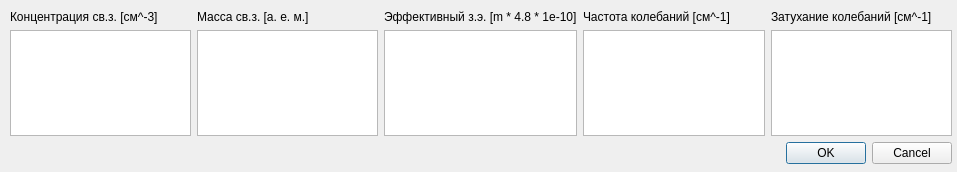
<?xml version="1.0" encoding="UTF-8"?>
<ui version="4.0">
 <class>Dialog</class>
 <widget class="QDialog" name="Dialog">
  <property name="geometry">
   <rect>
    <x>0</x>
    <y>0</y>
    <width>957</width>
    <height>172</height>
   </rect>
  </property>
  <property name="windowTitle">
   <string>Dialog</string>
  </property>
  <widget class="QWidget" name="verticalLayoutWidget">
   <property name="geometry">
    <rect>
     <x>10</x>
     <y>10</y>
     <width>942</width>
     <height>154</height>
    </rect>
   </property>
   <layout class="QVBoxLayout" name="verticalLayout">
    <item>
     <layout class="QGridLayout" name="gridLayout">
      <item row="0" column="4">
       <widget class="QLabel" name="label_5">
        <property name="font">
         <font>
          <family>Helvetica</family>
         </font>
        </property>
        <property name="text">
         <string>Затухание колебаний [см^-1]</string>
        </property>
       </widget>
      </item>
      <item row="0" column="0">
       <widget class="QLabel" name="label">
        <property name="font">
         <font>
          <family>Helvetica</family>
         </font>
        </property>
        <property name="text">
         <string>Концентрация cв.з. [см^-3]</string>
        </property>
       </widget>
      </item>
      <item row="0" column="2">
       <widget class="QLabel" name="label_3">
        <property name="font">
         <font>
          <family>Helvetica</family>
         </font>
        </property>
        <property name="text">
         <string>Эффективный з.э. [m * 4.8 * 1e-10]</string>
        </property>
       </widget>
      </item>
      <item row="0" column="1">
       <widget class="QLabel" name="label_2">
        <property name="font">
         <font>
          <family>Helvetica</family>
         </font>
        </property>
        <property name="text">
         <string>Масса св.з. [а. е. м.]</string>
        </property>
       </widget>
      </item>
      <item row="0" column="3">
       <widget class="QLabel" name="label_4">
        <property name="font">
         <font>
          <family>Helvetica</family>
         </font>
        </property>
        <property name="text">
         <string>Частота колебаний [см^-1]</string>
        </property>
       </widget>
      </item>
      <item row="1" column="0">
       <widget class="QTextEdit" name="textEdit">
        <property name="font">
         <font>
          <family>Helvetica</family>
         </font>
        </property>
       </widget>
      </item>
      <item row="1" column="1">
       <widget class="QTextEdit" name="textEdit_2">
        <property name="font">
         <font>
          <family>Helvetica</family>
         </font>
        </property>
       </widget>
      </item>
      <item row="1" column="2">
       <widget class="QTextEdit" name="textEdit_3">
        <property name="font">
         <font>
          <family>Helvetica</family>
         </font>
        </property>
       </widget>
      </item>
      <item row="1" column="3">
       <widget class="QTextEdit" name="textEdit_4">
        <property name="font">
         <font>
          <family>Helvetica</family>
         </font>
        </property>
       </widget>
      </item>
      <item row="1" column="4">
       <widget class="QTextEdit" name="textEdit_5">
        <property name="font">
         <font>
          <family>Helvetica</family>
         </font>
        </property>
       </widget>
      </item>
     </layout>
    </item>
    <item>
     <widget class="QDialogButtonBox" name="buttonBox">
      <property name="font">
       <font>
        <family>Helvetica</family>
       </font>
      </property>
      <property name="orientation">
       <enum>Qt::Horizontal</enum>
      </property>
      <property name="standardButtons">
       <set>QDialogButtonBox::Cancel|QDialogButtonBox::Ok</set>
      </property>
     </widget>
    </item>
   </layout>
  </widget>
 </widget>
 <resources/>
 <connections>
  <connection>
   <sender>buttonBox</sender>
   <signal>accepted()</signal>
   <receiver>Dialog</receiver>
   <slot>accept()</slot>
   <hints>
    <hint type="sourcelabel">
     <x>248</x>
     <y>254</y>
    </hint>
    <hint type="destinationlabel">
     <x>157</x>
     <y>274</y>
    </hint>
   </hints>
  </connection>
  <connection>
   <sender>buttonBox</sender>
   <signal>rejected()</signal>
   <receiver>Dialog</receiver>
   <slot>reject()</slot>
   <hints>
    <hint type="sourcelabel">
     <x>316</x>
     <y>260</y>
    </hint>
    <hint type="destinationlabel">
     <x>286</x>
     <y>274</y>
    </hint>
   </hints>
  </connection>
 </connections>
</ui>
